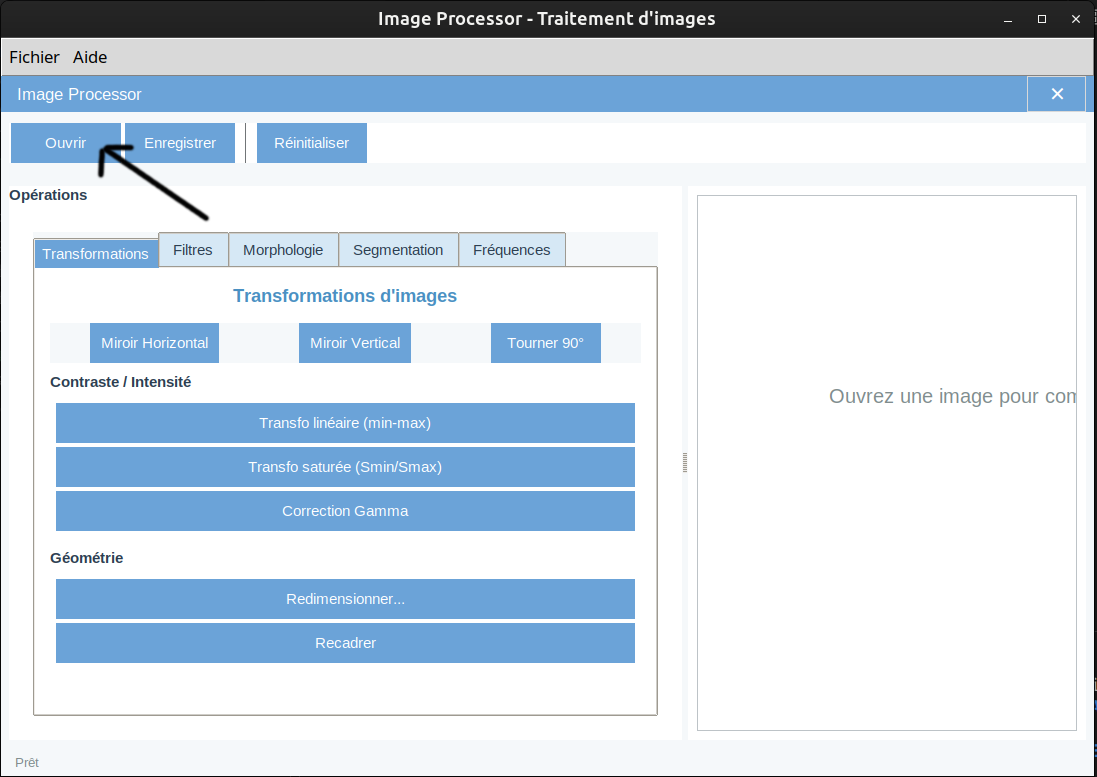
#> input picture images/charger_image_v1.png, 1097 x 777 px
$ python -i filters.py   (imports and definitions only)   (older library calls are emulated)
#> lines starting #> are read from the running program, lines starting #| are printed output that depends on the picture
#> further down, picture is the input picture: shape (777, 1097, 3); mean B, G, R 230.9, 219.2, 206.5
""""
Module contenant les opérations de filtrage d'images.
"""

import cv2
import numpy as np

# [41 lines left out: functions apply_gaussian_blur, apply_median_blur, apply_bilateral_filter, not called in this run]

def apply_sobel(image, dx=1, dy=1, ksize=3):
    """
    Applique l'opérateur de Sobel pour détecter les contours.

    Args:
        image (numpy.ndarray): Image d'entrée (en niveaux de gris)
        dx (int): Ordre de la dérivée en x
        dy (int): Ordre de la dérivée en y
        ksize (int): Taille du noyau de Sobel

    Returns:
        numpy.ndarray: Image des contours détectés
    """
#> called with dx = 1, dy = 1, ksize = 3
    if len(image.shape) == 3:
        image = cv2.cvtColor(image, cv2.COLOR_BGR2GRAY)
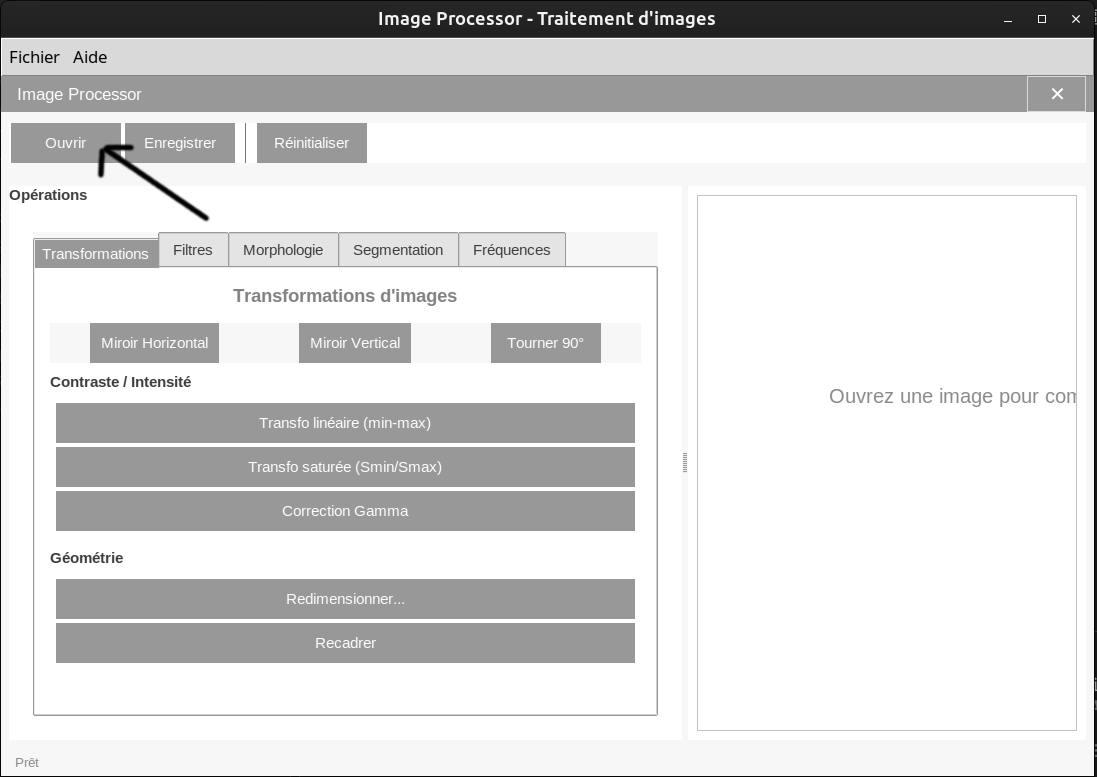
#> image: shape (777, 1097); min 0, max 255, mean 216.6

    sobelx = cv2.Sobel(image, cv2.CV_64F, 1, 0, ksize=ksize)
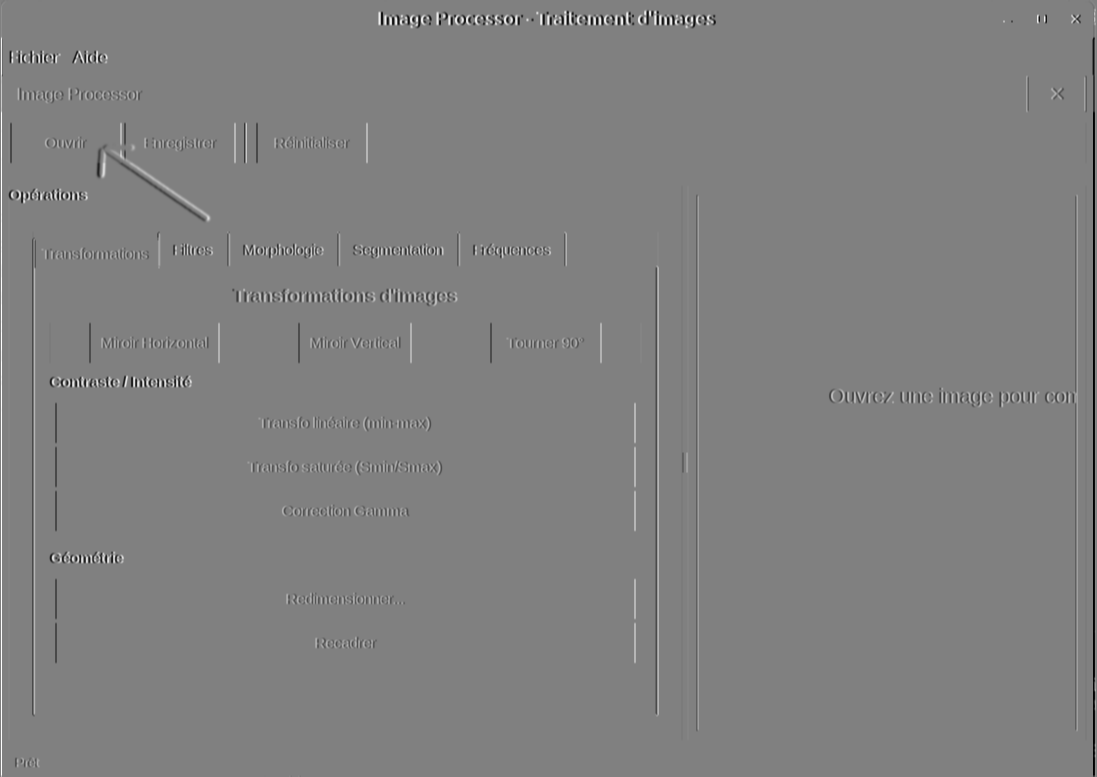
#> sobelx: shape (777, 1097) float64; min -968, max 960, mean -0.7; drawn with min black and max white
    sobely = cv2.Sobel(image, cv2.CV_64F, 0, 1, ksize=ksize)
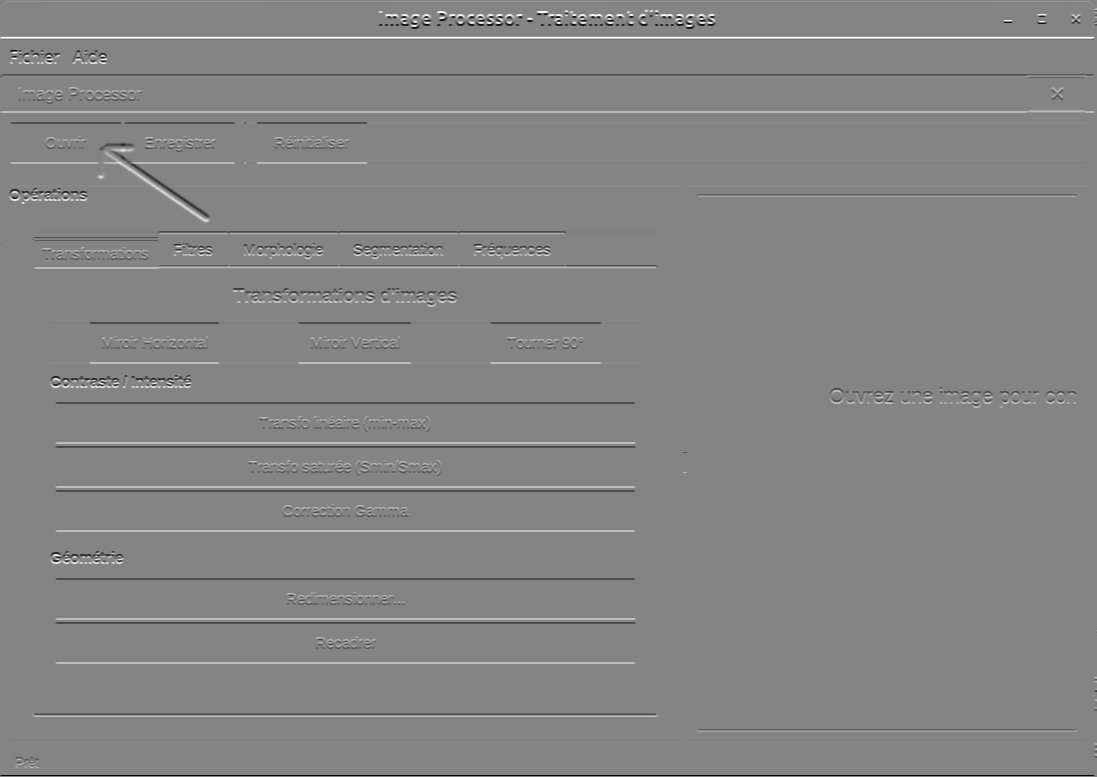
#> sobely: shape (777, 1097) float64; min -972, max 892, mean 1; drawn with min black and max white

    # Calcul de la magnitude du gradient
    magnitude = np.sqrt(sobelx**2 + sobely**2)
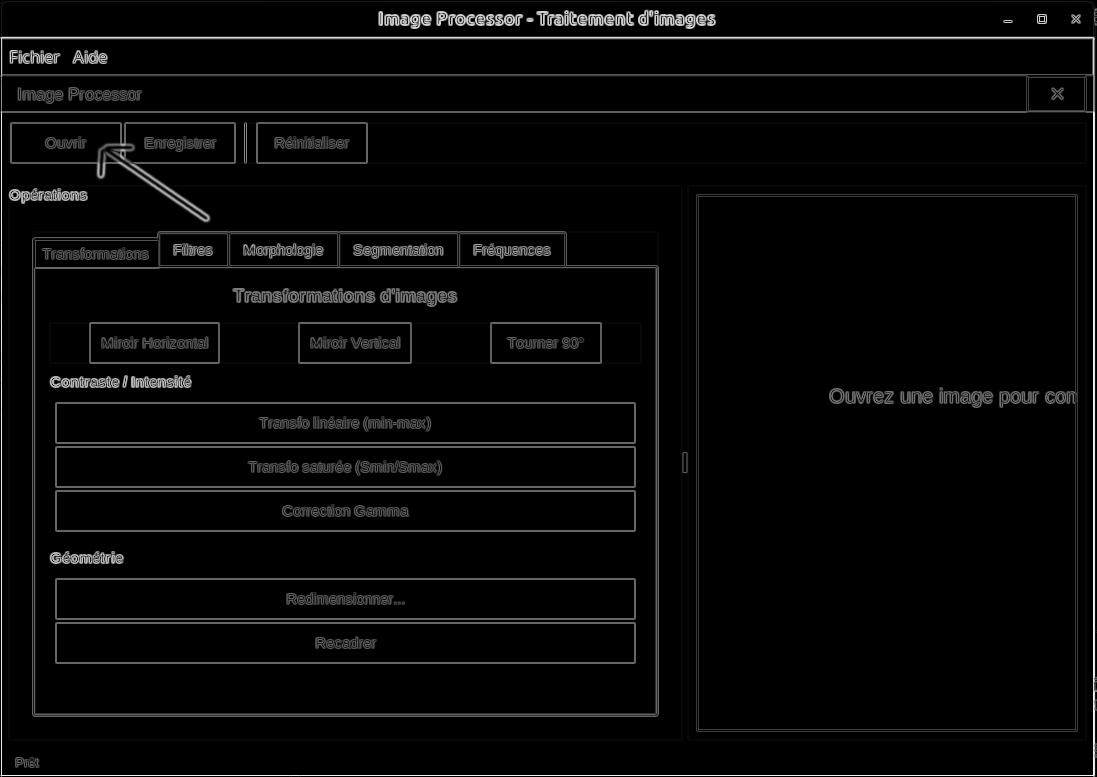
#> magnitude: shape (777, 1097) float64; min 0, max 1023.9, mean 33.5; drawn with min black and max white

    # Normalisation pour l'affichage
    return cv2.normalize(magnitude, None, 0, 255, cv2.NORM_MINMAX, cv2.CV_8U)

# [76 lines left out: functions apply_laplacian, apply_canny, apply_custom_kernel, apply_sharpening, apply_emboss, not called in this run]

>>> import cv2
>>> picture = cv2.imread('../../images/charger_image_v1.png')
>>> result = apply_sobel(picture)
